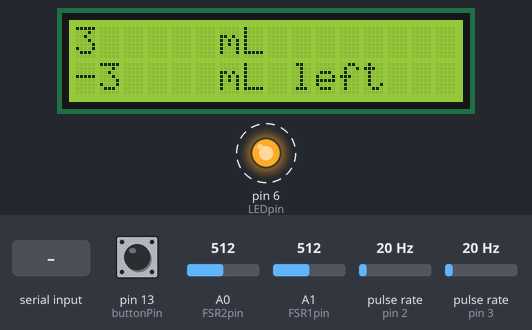
A sketch run on a simulated Arduino Uno, built with avr-gcc and run on an emulated ATmega328P. On the bench: 16×2 character LCD, output pins drawn as LEDs (lit = HIGH). Wiring (inferred from the names in the program): 2 × pulse sensor: data pin 2 / data pin 3. Dashed ring = blinking. The test bench sets the inputs (shaded band); at power-on: pin 13 (buttonPin) LOW, pulse rate (sensors on pin 2, pin 3) 20 Hz, A0 (FSR2pin) = 512, A1 (FSR1pin) = 512. Pins used as bus, display or sensor lines are not drawn; what the sketch prints to the serial monitor is not drawn.

Above: at 1.6 s.
1.7 s: pin 13 (buttonPin) pulled HIGH for 0.15 s
At 2.8 s:
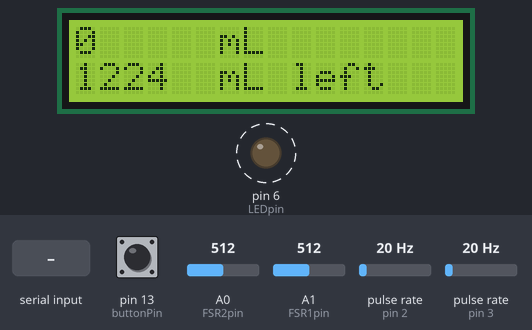
4.5 s: pulse rate (sensor on pin 2) set to 4 Hz
At 5.8 s:
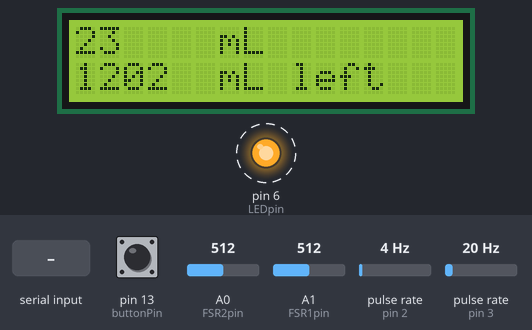
7.5 s: pulse rate (sensor on pin 3) set to 4 Hz
10.5 s: pin 13 (buttonPin) pulled HIGH for 1 s
At 13.7 s:
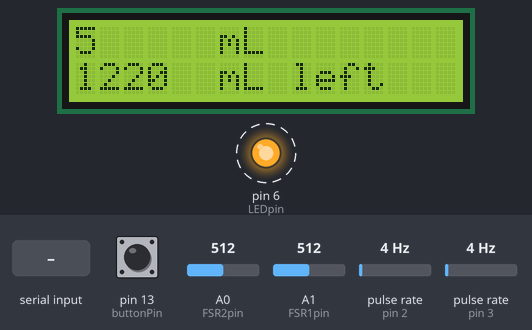
14.5 s: pulse rate (sensor on pin 2) set to 50 Hz
At 15.4 s:
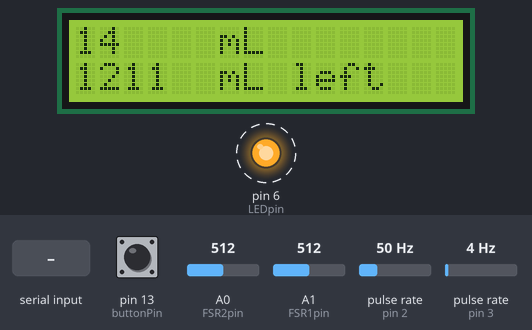
17.5 s: byte 10 ('\n') received over Serial
At 19.8 s:
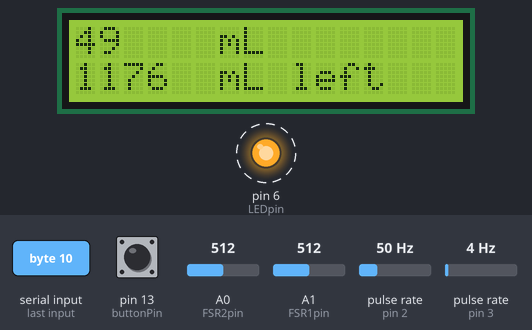
Timing chart, 0 to 21.5 s (numbered marks = the images above; inputs shaded):
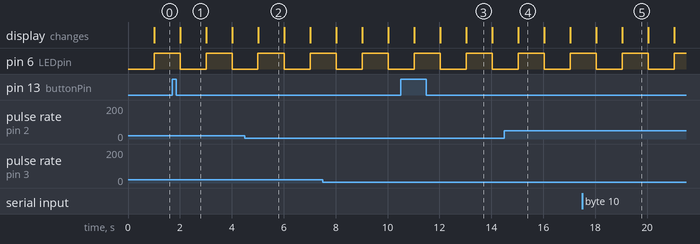

The sketch:

flow_test.ino
```cpp
#include "FlowPID.h"
#include <QueueList.h>
#include <LiquidCrystal.h>
//=============hardware setup================
LiquidCrystal* lcd;
const byte flowSensor1Pin = 2;
const byte flowSensor2Pin = 3;
const byte buttonPin = 13;
const byte FSR1pin = A1;
const byte FSR2pin = A0; ///好的

//===========debugging variables==============
int pulsecnt = 0, pulsecnt2 = 0;
byte LEDstat = HIGH;
int LEDpin = 6;
double kdimpact = 0.0, kpimpact = 0.0, defimpact = 0.0;
double kdimpact2 = 0.0, kpimpact2 = 0.0, defimpact2 = 0.0;

//==========onward direction flow sensor==========
double accumWater = 0;
long lastT = 0, lastdT = 0;
const int timeout = 180;
const double defRate = 0.04, kp = 0.2, kd = 0.25, ki = 0;

//==========backward direction flow sensor==========
double backWater = 0;
long lastT2 = 0, lastdT2 = 0;
const int timeout2 = 60;
const double defRate2 = 0.15, kp2 = 0.003, kd2 = 0.0, ki2 = 0;

//============weight calculate and its button==============
double weight = 0;
int buttonState = 0;         // current state of the button
int lastButtonState = 0;     // previous state of the button
bool weightResendNeed = false;
bool weightCalcNeed = false;

//===========BT and to Android communication===========
volatile bool updateFlag = false;
const char SentSep = ',';
const char PartSep = ':';
const char updateW = 'W';
const char updateV = 'V';
const char recalcW = 'R';
const char userInputW = 'E';
String inputString = "";         // a string to hold incoming data
boolean stringComplete = false;  // whether the string is complete


void setup() {
  //========hardware init===============
  Serial.begin(9600);
  lcd = new LiquidCrystal(7,8,9,10,11,12);
  pinMode(5, OUTPUT);  //for LCD digit display power
  digitalWrite(5, HIGH);
  pinMode(buttonPin, INPUT);  //weight calc button
  //==========the initial words on LED=========
  lcd->begin(16, 2);
  lcd->print(0);
  lcd->setCursor(6,0);
  lcd->print("mL");
  lcd->setCursor(6,1);
  lcd->print("mL left");
  //==========flow sensor variables==========
  accumWater = 0;
  backWater = 0;
  lastT = 0;
  lastdT = 0;
  //==========FSR variables==========
  weight = 0;
  buttonState = 0;
  lastButtonState = 0;
  weightResendNeed = false;
  weightCalcNeed = false;
  //========debugging info=========
  pinMode(LEDpin, OUTPUT);//LED to test whether program stuck
  kdimpact = 0.0;
  kpimpact = 0.0;
//  pinMode(flowSensor1Pin, INPUT_PULLUP); ???????????can be commented?
  //==============interrupt info==================
  attachInterrupt(digitalPinToInterrupt(flowSensor1Pin), flow1ISR, CHANGE);
  attachInterrupt(digitalPinToInterrupt(flowSensor2Pin), flow2ISR, CHANGE);
}

//============variables used in the loop()===============
unsigned long lastsec = 0;
unsigned long currtime;
const long timesplit = 1000;
int FSR1val=0, FSR2val=0;

void loop() {
  buttonState = digitalRead(buttonPin);
  if (buttonState != lastButtonState && buttonState==LOW) weightCalcNeed = true;
  lastButtonState = buttonState;
  if(weightCalcNeed){
    FSR1val = analogRead(FSR1pin);
    FSR2val = 0;
    for(int i=0;i<10;i++)
      FSR2val += analogRead(FSR2pin);
    FSR2val/=10;
    //Serial.println(FSR2val);
    weight = 6.5*double(FSR2val-337)+88.24;
    accumWater = 0;
    backWater = 0;
    weightResendNeed = true;
    weightCalcNeed = false;
  }
  //Serial.println(analogRead(FSR2pin));
  currtime = millis();
  if(currtime / timesplit > lastsec){
    noInterrupts();
    lcd->setCursor(0,0);
    lcd->print("      ");
    lcd->setCursor(0,0);
    lcd->print(int(accumWater-backWater));
    lcd->setCursor(0,1);
    lcd->print("      ");
    lcd->setCursor(0,1);
    lcd->print(int(weight-accumWater+backWater));
    interrupts();
    digitalWrite(LEDpin, LEDstat);
    LEDstat = !LEDstat;
    lastsec = currtime/timesplit;
    //=======BT to Android communication=========
    String msg = "";
    if(weightResendNeed){
      msg = msg+updateW+PartSep+String((int)weight)+SentSep;
      weightResendNeed = false;
    }
    msg = msg+String(updateV)+PartSep+String(int(accumWater-backWater))+SentSep;
    Serial.println(msg);

//    USBdebug(currtime);
  }

  //==============read through the BT input messages=============
  while (Serial.available()) {
    // get the new byte:
    char inChar = (char)Serial.read();
    // add it to the inputString:
    inputString += inChar;
    // if the incoming character is a newline, set a flag
    // so the main loop can do something about it:
    if (inChar == '\n' || inChar==',') {
      stringComplete = true;
    }
  }
  if (stringComplete) {
//    Serial.println(inputString[0]);
    if(inputString[0]==recalcW){
      weightCalcNeed = true;
    }else if(inputString[0]==userInputW){
//      Serial.println("in here");
      weight=0; int i=2;
      while(inputString[i]!=SentSep){
        weight*=10;weight+=inputString[i]-'0';
        i++;
      }
      weightResendNeed = true;
    }
    // clear the string:
    inputString = "";
    stringComplete = false;
  }
}

void USBdebug(int currtime){
  Serial.print(currtime);
  Serial.print(" ");
  Serial.print(accumWater-backWater);
  Serial.print(" ml ");
  Serial.print(pulsecnt2);
  Serial.print("pulses, kpimpact=");
  Serial.print(kpimpact2);
  Serial.print(" kdimpact=");
  Serial.print(kdimpact2);
  Serial.print(" defimpact=");
  Serial.println(defimpact2);
}

void flow1ISR(){
  unsigned long currT = millis();
  if(currT-lastT>timeout){
    //Serial.println("timeout");
    lastT = millis();
    lastdT = 0;
    return;
  }
  pulsecnt++;
  long dT = currT - lastT;
  //Serial.println(dT);
  accumWater = accumWater + defRate;
  if(dT>=120){
    accumWater+=( 0.4+kp*tan( (double(dT+7.0-120.0)/65) ) );
    defimpact+=( 0.4+kp*tan( (double(dT+7.0-120.0)/65) ) );
  }
  else if(dT>=60){
    accumWater+=( 0.2+kp*tan( (double(dT+7.0-60.0)/65) ) );
    defimpact+=( 0.2+kp*tan( (double(dT+7.0-60.0)/65) ) );
  }
  else{
    accumWater += ( kp*tan( (double(dT+7.0)/65) ) );
    kpimpact += (kp*tan( (double(dT+7.0)/65) ) );
  }
  if(dT-lastdT!=0){
    accumWater += (kd/double(dT-lastdT));
    kdimpact += (kd/double(dT-lastdT));
  }
  lastT = currT;
  lastdT = dT;
  updateFlag = true;
}

void flow2ISR(){
  unsigned long currT = millis();
  if(currT-lastT<130) return;
  if(currT-lastT2>timeout2){
    lastT2 = millis();
    lastdT2 = 0;
    return;
  }
  pulsecnt2++;
  long dT = currT - lastT2;
  backWater = backWater + defRate2;
  double change=0;
  change += (kp2*pow(dT, 0.6));
  backWater+=change;
  kpimpact2+=change;//debug
//  if(dT-lastdT!=0){
//    backWater += (kd/double(dT-lastdT));
//    kdimpact += (kd/double(dT-lastdT));//debug
//  }
  lastT2 = currT;
  lastdT2 = dT;
  updateFlag = true;
}
```

FlowPID.cpp
```cpp
// (licence header left out)
/**********************************************************************************************
 * Flow Sensor PID Library - Version 0.1.0
 * changed from Arduino PID Library - Version 1.1.1 by Brett Beauregard
 *
 * This Library is licensed under a GPLv3 License
 **********************************************************************************************/


#include "FlowPID.h"

/*Constructor (...)*********************************************************
 *    The parameters specified here are those for for which we can't set up
 *    reliable defaults, so we need to have the user set them.
 ***************************************************************************/
FlowPID::FlowPID(double* Output, double timeoutin,
         double Kp, double Ki, double Kd, double* defRatein,
                 QueueList<unsigned long>* FlowRecordin)
{

    myOutput = Output;
    timeout = timeoutin;
    FlowRecord = FlowRecordin;
    if(defRatein != NULL)
        defRate = *defRatein;
    else
        defRate = 2.0/17.0;

    lastT = 0;
    lastdT = 0;
    inteErr = 0.0;
    FlowPID::SetOutputLimits(0, 255);	//default output limit corresponds to the arduino pwm limits

    FlowPID::SetTunings(Kp, Ki, Kd);
}


double FlowPID::Compute(){
    double ret = 0;
    unsigned long currT = 0;
    while(1){
        //noInterrupts();
        Serial.println("asdf");
        if(!FlowRecord->isEmpty()){
            currT = FlowRecord->pop();
        }
        else{
          break;
        }
        //interrupts();
        unsigned long dT = currT - lastT;
        ret = ret + defRate + kp*(double)dT + kd*double(dT-lastdT);
        lastT = currT;
        lastdT = dT;
    }
    if(ret < outMin)
        ret = outMin;
    else if(ret > outMax)
        ret = outMax;
    return ret;
}

void FlowPID::ResetVal(){
    lastdT = 0;
    lastT = millis();
    inteErr = 0;
}

void FlowPID::SetOutputLimits(double floor, double ceil){
    outMin = floor;
    outMax = ceil;
}

void FlowPID::SetTunings(double Kp, double Ki, double Kd){
    kp = Kp;
    kd = Kd;
    ki = Ki;
}

void FlowPID::SetTimeout(unsigned long in){
    timeout = in;
}

double FlowPID::GetKp(){
    return kp;
}
double FlowPID::GetKi(){
    return ki;
}
double FlowPID::GetKd(){
    return kd;
}
```

FlowPID.h
```cpp
// (licence header left out)
#ifndef FlowPID_h
#define FlowPID_h
#define LIBRARY_VERSION	0.1

#include <QueueList.h>

class FlowPID
{


public:

    //commonly used functions **************************************************************************
    FlowPID(double*, double, double,        // * constructor.  links the PID to the Input, Output, and
        double, double, double*, QueueList<unsigned long>*);     //   Setpoint.  Initial tuning parameters are also set here

    double Compute();                       // * performs the PID calculation.  it should be
    //   called every time loop() cycles. ON/OFF and
    //   calculation frequency can be set using SetMode
    //   SetSampleTime respectively

    void SetOutputLimits(double, double); //clamps the output to a specific range. 0-255 by default, but
    //it's likely the user will want to change this depending on
    //the application


    //available but not commonly used functions ********************************************************
    void SetTunings(double, double,       // * While most users will set the tunings once in the
                    double);         	  //   constructor, this function gives the user the option
    //   of changing tunings during runtime for Adaptive control
    void SetTimeout(unsigned long);              // * sets the timeout time, default is 2000ms


    //Display functions ****************************************************************
    double GetKp();						  // These functions query the pid for interal values.
    double GetKi();						  //  they were created mainly for the pid front-end,
    double GetKd();						  // where it's important to know what is actually
    void ResetVal();

private:
    void Initialize();

    double kp;                  // * (P)roportional Tuning Parameter
    double ki;                  // * (I)ntegral Tuning Parameter
    double kd;                  // * (D)erivative Tuning Parameter
    double defRate;

    double *myInput;              // * Pointers to the Input, Output, and Setpoint variables
    double *myOutput;             //   This creates a hard link between the variables and the
    double *mySetpoint;           //   PID, freeing the user from having to constantly tell us
    //   what these values are.  with pointers we'll just know.

    unsigned long lastT;
    unsigned long lastdT;
    double inteErr;

    unsigned long timeout;
    double ITerm, lastInput;
    QueueList<unsigned long>* FlowRecord;

    double outMin, outMax;
};


#endif /* FlowPID_h */
```

Measured:
- by itself, pin 6 (LEDpin): alternates HIGH for 1.0 s and LOW for 1.0 s
- what the display in image 1 shows lasts 1.0 s, from 2.0 s to 3.0 s
